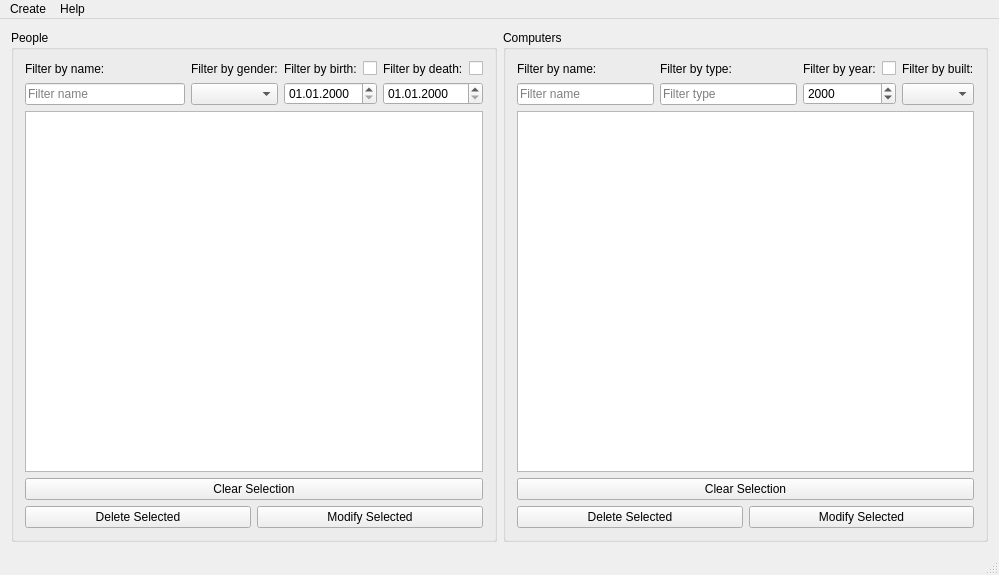
<?xml version="1.0" encoding="UTF-8"?>
<ui version="4.0">
 <class>MainWindow</class>
 <widget class="QMainWindow" name="MainWindow">
  <property name="geometry">
   <rect>
    <x>0</x>
    <y>0</y>
    <width>999</width>
    <height>575</height>
   </rect>
  </property>
  <property name="windowTitle">
   <string>Computer Scientist Database</string>
  </property>
  <widget class="QWidget" name="centralWidget">
   <layout class="QVBoxLayout" name="verticalLayout">
    <item>
     <layout class="QHBoxLayout" name="middle_group">
      <item>
       <widget class="QGroupBox" name="people_group">
        <property name="title">
         <string>People</string>
        </property>
        <layout class="QVBoxLayout" name="verticalLayout_4">
         <item>
          <layout class="QHBoxLayout" name="filter_group_p">
           <item>
            <layout class="QVBoxLayout" name="filter_name_p_g">
             <item>
              <widget class="QLabel" name="label_4">
               <property name="text">
                <string>Filter by name:</string>
               </property>
              </widget>
             </item>
             <item>
              <widget class="QLineEdit" name="filter_name_p">
               <property name="placeholderText">
                <string>Filter name</string>
               </property>
              </widget>
             </item>
            </layout>
           </item>
           <item>
            <layout class="QVBoxLayout" name="filter_gender_p_g">
             <item>
              <widget class="QLabel" name="label_3">
               <property name="text">
                <string>Filter by gender:</string>
               </property>
              </widget>
             </item>
             <item>
              <widget class="QComboBox" name="filter_gender_p">
               <property name="currentText">
                <string/>
               </property>
              </widget>
             </item>
            </layout>
           </item>
           <item>
            <layout class="QVBoxLayout" name="filter_birth_p_g">
             <item>
              <layout class="QHBoxLayout" name="horizontalLayout">
               <item>
                <widget class="QLabel" name="label_2">
                 <property name="text">
                  <string>Filter by birth:</string>
                 </property>
                </widget>
               </item>
               <item>
                <widget class="QCheckBox" name="filter_birth_c_p">
                 <property name="text">
                  <string/>
                 </property>
                </widget>
               </item>
              </layout>
             </item>
             <item>
              <widget class="QDateEdit" name="date_birth_p">
               <property name="displayFormat">
                <string>dd.MM.yyyy</string>
               </property>
              </widget>
             </item>
            </layout>
           </item>
           <item>
            <layout class="QVBoxLayout" name="filter_death_p_g">
             <item>
              <layout class="QHBoxLayout" name="horizontalLayout_3">
               <item>
                <widget class="QLabel" name="label">
                 <property name="text">
                  <string>Filter by death:</string>
                 </property>
                </widget>
               </item>
               <item>
                <widget class="QCheckBox" name="filter_death_c_p">
                 <property name="text">
                  <string/>
                 </property>
                </widget>
               </item>
              </layout>
             </item>
             <item>
              <widget class="QDateEdit" name="date_death_p">
               <property name="displayFormat">
                <string>dd.MM.yyyy</string>
               </property>
              </widget>
             </item>
            </layout>
           </item>
          </layout>
         </item>
         <item>
          <widget class="QTableView" name="people_list">
           <property name="contextMenuPolicy">
            <enum>Qt::CustomContextMenu</enum>
           </property>
          </widget>
         </item>
         <item>
          <widget class="QPushButton" name="pushButton_clear_person">
           <property name="text">
            <string>Clear Selection</string>
           </property>
          </widget>
         </item>
         <item>
          <layout class="QHBoxLayout" name="people_button_group">
           <item>
            <widget class="QPushButton" name="pushButton_delete_person">
             <property name="text">
              <string>Delete Selected</string>
             </property>
            </widget>
           </item>
           <item>
            <widget class="QPushButton" name="pushButton_modify_person">
             <property name="text">
              <string>Modify Selected</string>
             </property>
            </widget>
           </item>
          </layout>
         </item>
        </layout>
       </widget>
      </item>
      <item>
       <widget class="QGroupBox" name="computer_group">
        <property name="title">
         <string>Computers</string>
        </property>
        <layout class="QVBoxLayout" name="verticalLayout_5">
         <item>
          <layout class="QHBoxLayout" name="filter_group_c">
           <item>
            <layout class="QVBoxLayout" name="filter_group_name_c_g">
             <item>
              <widget class="QLabel" name="label_5">
               <property name="text">
                <string>Filter by name:</string>
               </property>
              </widget>
             </item>
             <item>
              <widget class="QLineEdit" name="filter_name_c">
               <property name="placeholderText">
                <string>Filter name</string>
               </property>
              </widget>
             </item>
            </layout>
           </item>
           <item>
            <layout class="QVBoxLayout" name="filter_group_type_c_g">
             <item>
              <widget class="QLabel" name="label_6">
               <property name="text">
                <string>Filter by type:</string>
               </property>
              </widget>
             </item>
             <item>
              <widget class="QLineEdit" name="filter_type_c">
               <property name="placeholderText">
                <string>Filter type</string>
               </property>
              </widget>
             </item>
            </layout>
           </item>
           <item>
            <layout class="QVBoxLayout" name="filter_group_year_c_g">
             <item>
              <layout class="QHBoxLayout" name="horizontalLayout_4">
               <item>
                <widget class="QLabel" name="label_7">
                 <property name="text">
                  <string>Filter by year:</string>
                 </property>
                </widget>
               </item>
               <item>
                <widget class="QCheckBox" name="filter_date_c_c">
                 <property name="text">
                  <string/>
                 </property>
                </widget>
               </item>
              </layout>
             </item>
             <item>
              <widget class="QDateEdit" name="date_date_c">
               <property name="displayFormat">
                <string>yyyy</string>
               </property>
              </widget>
             </item>
            </layout>
           </item>
           <item>
            <layout class="QVBoxLayout" name="filter_group_built_c_g">
             <item>
              <widget class="QLabel" name="label_8">
               <property name="text">
                <string>Filter by built:</string>
               </property>
              </widget>
             </item>
             <item>
              <widget class="QComboBox" name="filter_built_c"/>
             </item>
            </layout>
           </item>
          </layout>
         </item>
         <item>
          <widget class="QTableView" name="computer_list">
           <property name="contextMenuPolicy">
            <enum>Qt::CustomContextMenu</enum>
           </property>
          </widget>
         </item>
         <item>
          <widget class="QPushButton" name="pushButton_clear_computer">
           <property name="text">
            <string>Clear Selection</string>
           </property>
          </widget>
         </item>
         <item>
          <layout class="QHBoxLayout" name="computer_button_group">
           <item>
            <widget class="QPushButton" name="pushButton_delete_computer">
             <property name="text">
              <string>Delete Selected</string>
             </property>
            </widget>
           </item>
           <item>
            <widget class="QPushButton" name="pushButton_modify_computer">
             <property name="text">
              <string>Modify Selected</string>
             </property>
            </widget>
           </item>
          </layout>
         </item>
        </layout>
       </widget>
      </item>
     </layout>
    </item>
   </layout>
  </widget>
  <widget class="QMenuBar" name="menuBar">
   <property name="geometry">
    <rect>
     <x>0</x>
     <y>0</y>
     <width>999</width>
     <height>22</height>
    </rect>
   </property>
   <widget class="QMenu" name="menuEntry">
    <property name="title">
     <string>Create</string>
    </property>
    <addaction name="actionCreate_Person"/>
    <addaction name="actionCreate_Computer"/>
   </widget>
   <widget class="QMenu" name="menuHelp">
    <property name="title">
     <string>Help</string>
    </property>
    <addaction name="actionAbout"/>
   </widget>
   <addaction name="menuEntry"/>
   <addaction name="menuHelp"/>
  </widget>
  <widget class="QStatusBar" name="statusBar"/>
  <action name="actionCreate_Person">
   <property name="text">
    <string>Person</string>
   </property>
  </action>
  <action name="actionCreate_Computer">
   <property name="text">
    <string>Computer</string>
   </property>
  </action>
  <action name="actionAbout">
   <property name="text">
    <string>About</string>
   </property>
  </action>
  <action name="action_Add_Person">
   <property name="text">
    <string>Add</string>
   </property>
  </action>
  <action name="action_Add_Computer">
   <property name="text">
    <string>Add</string>
   </property>
  </action>
  <action name="action_Modify_Computer">
   <property name="text">
    <string>Modify</string>
   </property>
  </action>
  <action name="action_Modify_Person">
   <property name="text">
    <string>Modify</string>
   </property>
  </action>
 </widget>
 <layoutdefault spacing="6" margin="11"/>
 <resources/>
 <connections/>
</ui>
